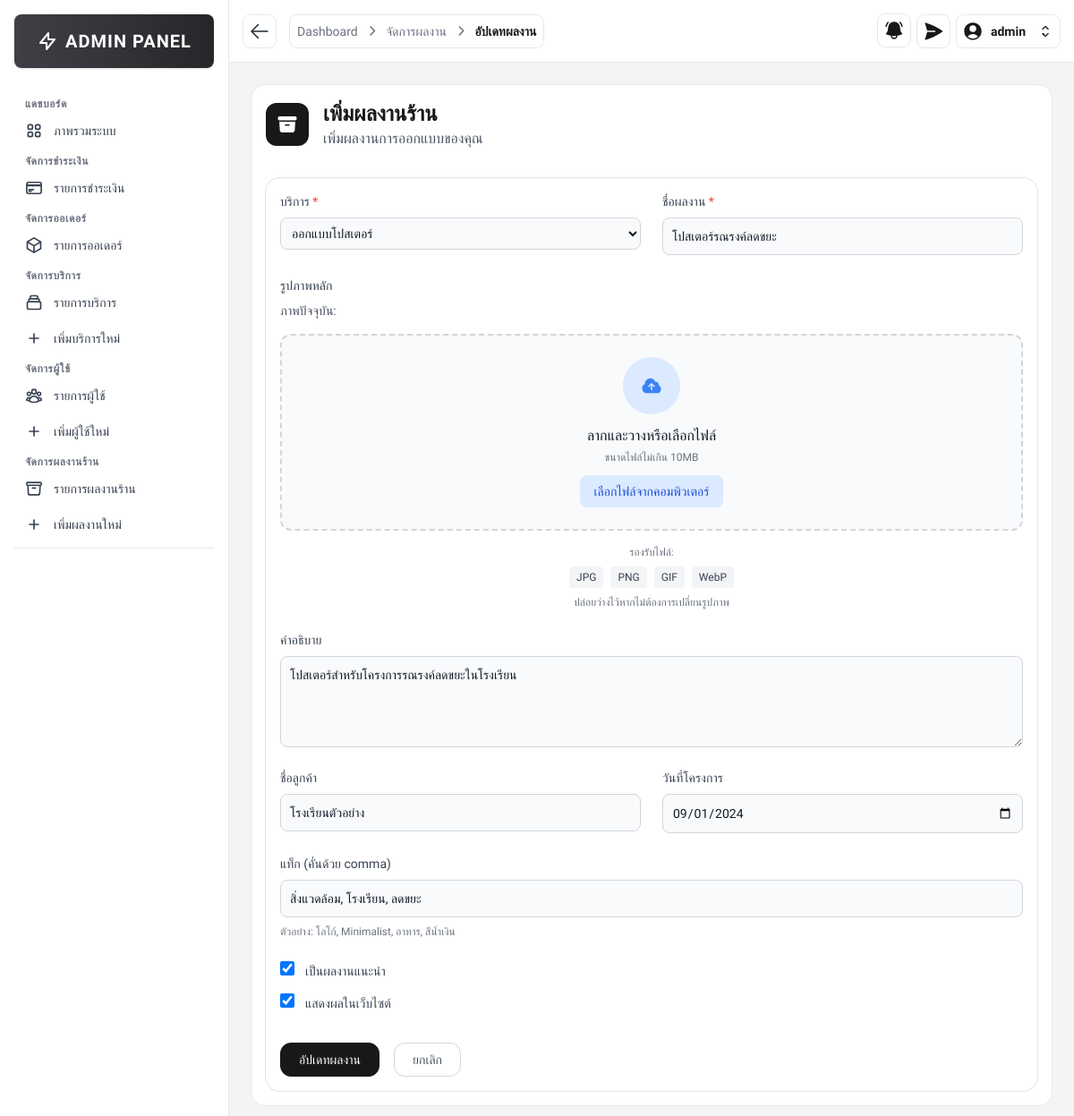
The page /src/admin/portfolio_edit.php?id=1 (signed in) on the database its author committed.
### tables this page shows
CREATE TABLE portfolios (
    portfolio_id INT AUTO_INCREMENT PRIMARY KEY,
    service_id INT NOT NULL,
    title VARCHAR(255) NOT NULL,
    description TEXT,
    image_url VARCHAR(255) NOT NULL,
    thumbnail_url VARCHAR(255),
    client_name VARCHAR(100),
    project_date DATE,
    tags JSON,
    is_featured BOOLEAN DEFAULT FALSE,
    is_active BOOLEAN DEFAULT TRUE,
    created_at TIMESTAMP DEFAULT CURRENT_TIMESTAMP,
    updated_at TIMESTAMP DEFAULT CURRENT_TIMESTAMP ON UPDATE CURRENT_TIMESTAMP,
    FOREIGN KEY (service_id) REFERENCES services(service_id)
);

CREATE TABLE services (
    service_id INT AUTO_INCREMENT PRIMARY KEY,
    service_name TEXT NOT NULL,
    slug VARCHAR(255) UNIQUE NOT NULL,
    short_description TEXT,
    base_price DECIMAL(10,2),
    price_unit VARCHAR(10),
    is_featured BOOLEAN DEFAULT FALSE,
    is_active BOOLEAN DEFAULT TRUE,
    created_at DATETIME DEFAULT CURRENT_TIMESTAMP,
    updated_at DATETIME DEFAULT CURRENT_TIMESTAMP ON UPDATE CURRENT_TIMESTAMP
);

### src/admin/portfolio_edit.php (the view, shortened to what this page needs)
<?php
require __DIR__ . '/../includes/db_connect.php';
$portfolioId = (int)$_GET['id'];
$services = [];
$serviceResult = $conn->query("SELECT service_id, service_name FROM services WHERE is_active = TRUE");
if ($serviceResult) {
    $services = $serviceResult->fetch_all(MYSQLI_ASSOC);
}
$stmt = $conn->prepare("SELECT * FROM portfolios WHERE portfolio_id = ?");
$stmt->bind_param("i", $portfolioId);
$stmt->execute();
$result = $stmt->get_result();
$portfolio = $result->fetch_assoc();
$tagsArray = json_decode($portfolio['tags'], true) ?: [];
?>
<!DOCTYPE html>
<html lang="th">
<head>
    <script src="https://cdn.tailwindcss.com"></script>
    <link rel="stylesheet" href="https://cdnjs.cloudflare.com/ajax/libs/font-awesome/6.4.0/css/all.min.css" />
</head>
<body class="font-thai bg-zinc-100">
    <?php include '../includes/sidebar.php'; ?>
    <div class="ml-64">
        <?php
        include '../includes/admin_navbar.php';
        ?>
        <div class="p-6">
            <div class=" text-zinc-900 bg-white rounded-2xl border border-slate-200 mb-2">
                <div class="flex items-center p-4">
                    <div class="mr-4 rounded-xl bg-zinc-900 p-3">
                    </div>
                    <div class="">
                        <h1 class="flex items-center text-2xl font-bold text-zinc-900">
                            เพิ่มผลงานร้าน
                        </h1>
                        <p class="text-gray-600">
                            เพิ่มผลงานการออกแบบของคุณ
                        </p>
                    </div>
                </div>
                <div class="form-container w-max-[800px] p-4">
                    <div class="bg-white items-center p-4 ring-1 ring-zinc-200 rounded-2xl">
                        <form method="POST" enctype="multipart/form-data" class="space-y-6" id="portfolioForm">
                            <div class="grid grid-cols-1 md:grid-cols-2 gap-6">
                                <div>
                                    <label class="block text-sm font-medium text-gray-700 mb-2">บริการ
                                        <span class="text-red-500">*</span></label>
                                    <select name="service_id" required
                                        class="bg-gray-50 border border-gray-300 text-gray-900 text-sm rounded-lg focus:ring-blue-500 focus:border-blue-500 block w-full p-2">
                                        <?php foreach ($services as $service): ?>
                                            <option value="<?= $service['service_id'] ?>"
                                                <?= ($service['service_id'] == $portfolio['service_id']) ? 'selected' : '' ?>>
                                                <?= htmlspecialchars($service['service_name']) ?>
                                            </option>
                                        <?php endforeach; ?>
                                    </select>
                                </div>
                                <div>
                                    <label class="block mb-2 text-sm font-medium text-gray-700">ชื่อผลงาน
                                        <span class="text-red-500">*</span></label>
                                    <input type="text" name="title" required placeholder="กรุณากรอกชื่อผลงาน"
                                        value="<?= htmlspecialchars($portfolio['title']) ?>"
                                        class="bg-gray-50 border border-gray-300 text-gray-900 text-sm rounded-lg focus:ring-blue-500 focus:border-blue-500 block w-full p-2.5">
                                </div>
                            </div>
                            <div>
                                <label class="block mb-2 text-sm font-medium text-gray-700">รูปภาพหลัก</label>
                                <div class="mb-4">
                                    <p class="text-sm text-gray-600 mb-2">ภาพปัจจุบัน:</p>
                                </div>
                                <div class="upload-area relative border-2 border-dashed border-gray-300 bg-gray-50 rounded-xl p-6 text-center hover:border-gray-400 cursor-pointer transition-colors duration-300"
                                    id="uploadArea">
                                    <div class="flex flex-col items-center justify-center space-y-3" id="uploadContent">
                                        <div class="w-16 h-16 bg-blue-100 rounded-full text-blue-500 flex items-center justify-center">
                                        </div>
                                        <div>
                                            <p class="font-medium text-gray-900">ลากและวางหรือเลือกไฟล์</p>
                                            <p class="text-xs text-gray-500 mt-1">ขนาดไฟล์ไม่เกิน 10MB</p>
                                        </div>
                                        <label class="px-4 py-2 bg-blue-100 text-blue-700 rounded-lg text-sm font-medium hover:bg-blue-200 transition-colors duration-300 cursor-pointer">
                                            เลือกไฟล์จากคอมพิวเตอร์
                                        </label>
                                    </div>
                                </div>
                                <div class="text-center mt-4">
                                    <p class="text-xs text-gray-500 mb-2">รองรับไฟล์:</p>
                                    <div class="flex justify-center space-x-2">
                                        <span class="format-tag px-2 py-1 bg-gray-100 text-gray-700 rounded text-xs">JPG</span>
                                        <span class="format-tag px-2 py-1 bg-gray-100 text-gray-700 rounded text-xs">PNG</span>
                                        <span class="format-tag px-2 py-1 bg-gray-100 text-gray-700 rounded text-xs">GIF</span>
                                        <span class="format-tag px-2 py-1 bg-gray-100 text-gray-700 rounded text-xs">WebP</span>
                                    </div>
                                    <p class="text-xs text-gray-500 mt-2">ปล่อยว่างไว้หากไม่ต้องการเปลี่ยนรูปภาพ</p>
                                </div>
                            </div>
                            <div>
                                <label class="block mb-2 text-sm font-medium text-gray-700">คำอธิบาย</label>
                                <textarea name="description" rows="4"
                                    placeholder="กรุณากรอกคำอธิบายเกี่ยวกับผลงาน"
                                    class="bg-gray-50 border border-gray-300 text-gray-900 text-sm rounded-lg focus:ring-blue-500 focus:border-blue-500 block w-full p-2.5"><?= htmlspecialchars($portfolio['description']) ?></textarea>
                            </div>
                            <div class="grid grid-cols-1 md:grid-cols-2 gap-6">
                                <div>
                                    <label class="block mb-2 text-sm font-medium text-gray-700">ชื่อลูกค้า</label>
                                    <input type="text" name="client_name"
                                        placeholder="กรุณากรอกชื่อของลูกค้า"
                                        value="<?= htmlspecialchars($portfolio['client_name']) ?>"
                                        class="bg-gray-50 border border-gray-300 text-gray-900 text-sm rounded-lg focus:ring-blue-500 focus:border-blue-500 block w-full p-2.5">
                                </div>
                                <div>
                                    <label class="block mb-2 text-sm font-medium text-gray-700">วันที่โครงการ</label>
                                    <input type="date" name="project_date"
                                        value="<?= htmlspecialchars($portfolio['project_date']) ?>"
                                        class="bg-gray-50 border border-gray-300 text-gray-900 text-sm rounded-lg focus:ring-blue-500 focus:border-blue-500 block w-full p-2.5">
                                </div>
                            </div>
                            <div>
                                <label class="block text-sm font-medium text-gray-700 mb-2">แท็ก
                                    (คั่นด้วย comma)</label>
                                <input type="text" name="tags"
                                    placeholder="โลโก้, Minimalist, อาหาร"
                                    value="<?= htmlspecialchars(implode(', ', $tagsArray)) ?>"
                                    class="bg-gray-50 border border-gray-300 text-gray-900 text-sm rounded-lg focus:ring-blue-500 focus:border-blue-500 block w-full p-2.5">
                                <p class="text-xs text-gray-500 mt-2">ตัวอย่าง: โลโก้, Minimalist, อาหาร, สีน้ำเงิน</p>
                            </div>
                            <div class="col-span-2 space-y-3">
                                <div class="checkbox-label">
                                    <input type="checkbox" name="is_featured" class="w-4 h-4 text-blue-600 bg-gray-100 border-gray-300 rounded focus:ring-blue-500" value="1"
                                        <?= $portfolio['is_featured'] ? 'checked' : '' ?>>
                                    <label for="is_featured" class="ml-2 text-sm font-medium text-gray-700">เป็นผลงานแนะนำ</label>
                                </div>
                                <div class="checkbox-label">
                                    <input type="checkbox" name="is_active" value="1" class="w-4 h-4 text-blue-600 bg-gray-100 border-gray-300 rounded focus:ring-blue-500"
                                        <?= $portfolio['is_active'] ? 'checked' : '' ?>>
                                    <label for="is_active" class="ml-2 text-sm font-medium text-gray-700">แสดงผลในเว็บไซต์</label>
                                </div>
                            </div>
                            <div class="flex space-x-4 pt-2">
                                <button type="submit" id="submitBtn"
                                    class="border transition font-medium rounded-xl text-sm px-5 py-2 text-center flex items-center justify-center bg-zinc-900 hover:bg-zinc-700 text-white border-zinc-900">
                                    อัปเดทผลงาน
                                </button>
                                <a href="portfolio_list.php"
                                    class="border transition font-medium rounded-xl text-sm px-5 py-2 text-center flex items-center justify-center bg-white text-gray-600 border-gray-300 hover:bg-gray-100">
                                    ยกเลิก
                                </a>
                            </div>
                        </form>
                    </div>
                </div>
            </div>
        </div>
    </div>
</body>
</html>

### src/admin/portfolio_edit.php (style rules this page uses)
.font-thai { font-family: 'IBM Plex Sans Thai', sans-serif; }

### src/includes/sidebar.php (style rules this page uses)
.font-thai { font-family: 'IBM Plex Sans Thai', sans-serif; }

### src/includes/admin_navbar.php (style rules this page uses)
.font-thai { font-family: 'IBM Plex Sans Thai', sans-serif; }

### rows shown on the page
portfolios: service_id "ออกแบบโปสเตอร์", title "โปสเตอร์รณรงค์ลดขยะ", description "โปสเตอร์สำหรับโครงการรณรงค์ลดขยะในโรงเรียน", client_name "โรงเรียนตัวอย่าง", project_date "09/01/2024", tags "สิ่งแวดล้อม, โรงเรียน, ลดขยะ", is_featured "☑", is_active "☑"

### other values the page prints
$item "Dashboard"
$item "จัดการผลงาน"
$item "อัปเดทผลงาน"
$fullname "admin"
